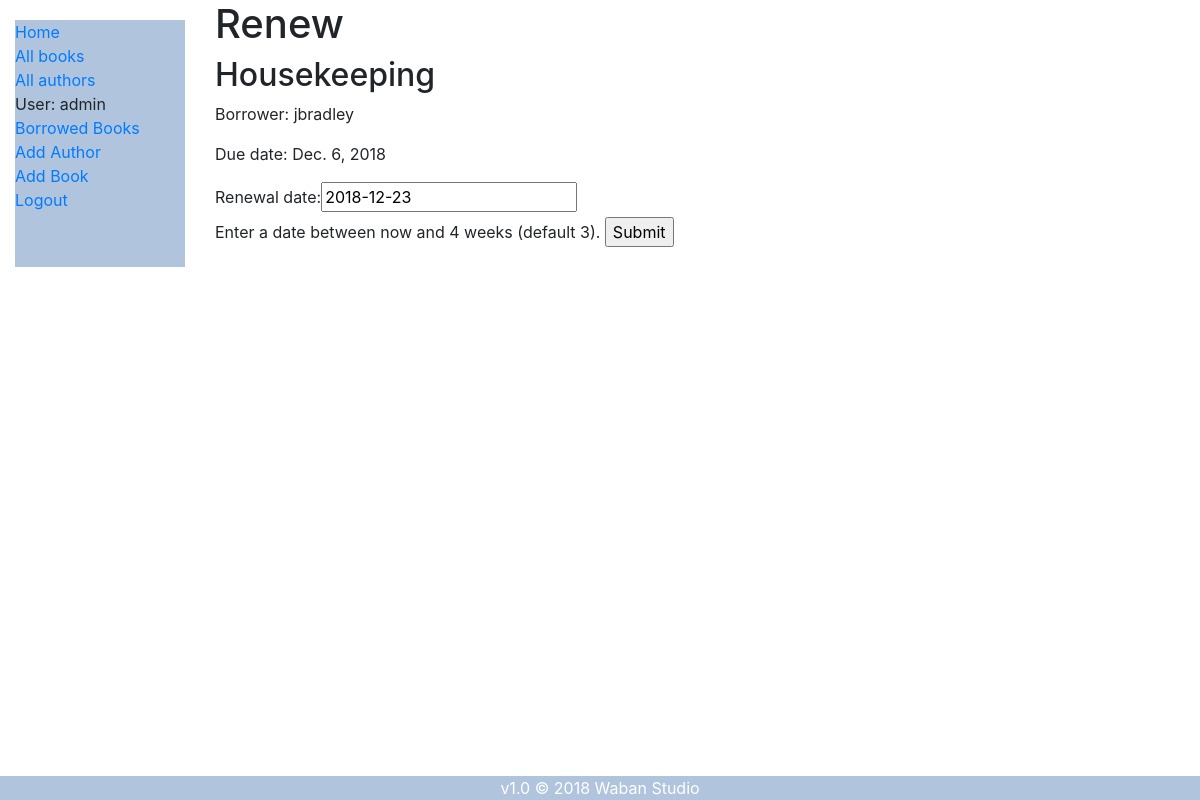
/catalog/book/4554b87b-0590-46bc-afdf-0c021a34df8a/renew/ (signed in), run on the app's committed database.
### catalog/models.py (models this page shows, shortened)
class BookInstance(models.Model):
    id = models.UUIDField(primary_key=True, default=uuid.uuid4, help_text='Unique ID for this particular book across whole library')
    book = models.ForeignKey('Book', on_delete=models.SET_NULL, null=True)
    author = models.ForeignKey ('Author', on_delete=models.SET_NULL, null=True)
    imprint = models.CharField(max_length=200)
    due_back = models.DateField(null=True, blank=True)
    borrower = models.ForeignKey(User, on_delete=models.SET_NULL, null=True, blank=True)
    LOAN_STATUS = (
        ('m', 'Maintenance'),
        ('o', 'On loan'),
        ('a', 'Available'),
        ('r', 'Reserved'),
    )
    status = models.CharField(
        max_length=1,
        choices=LOAN_STATUS,
        blank=True,
        default='m',
        help_text='Book availability',
    )
    class Meta:
        ordering = ['due_back']
        permissions = (("can_mark_returned", "Set book as returned"),
                        ("can_borrow_book", "User can borrow books"),)
    @property
    def is_overdue(self):
        if self.due_back and date.today() > self.due_back:
            return True
        return False

class Book(models.Model):
    title = models.CharField('title', max_length=200)
    author = models.ForeignKey('author', on_delete=models.SET_NULL, null=True)
    summary = models.TextField(max_length=1000, help_text='Enter a brief description of the book')
    isbn = models.CharField('isbn', max_length=13, help_text='13 Character <a href="https://www.isbn-international.org/content/what-isbn">ISBN number</a>')
    genre = models.ManyToManyField(Genre, help_text='Select a genre for this book')
    class Meta:
        permissions = (("can_delete_book", "Delete book"),)
    def display_genre(self):
        """Create a string for the Genre. This is required to display genre in Admin."""
        return ', '.join(genre.name for genre in self.genre.all()[:3])
    display_genre.short_description = 'Genre'

### catalog/views.py (the view)
# urls.py: path('book/<uuid:pk>/renew/', views.renew_book_librarian, name='renew-book-librarian'),
@permission_required('catalog.can_mark_returned')
def renew_book_librarian(request, pk):
    book_instance = get_object_or_404(BookInstance, pk=pk)
    if request.method == 'POST':
        book_renewal_form = RenewBookForm(request.POST)
        if book_renewal_form.is_valid():
            book_instance.due_back = book_renewal_form.cleaned_data['renewal_date']
            book_instance.save()
            return HttpResponseRedirect(reverse('all-borrowed') )
    else:
        proposed_renewal_date = datetime.date.today() + datetime.timedelta(weeks=3)
        book_renewal_form = RenewBookForm(initial={'renewal_date': proposed_renewal_date})
    context = {
        'form': book_renewal_form,
        'book_instance': book_instance,
    }
    return render(request, 'catalog/book_renew_librarian.html', context)

### catalog/forms.py (shortened to what this page needs)
class RenewBookForm(forms.Form):
    renewal_date = forms.DateField(help_text="Enter a date between now and 4 weeks (default 3).")

### catalog/templates/catalog/book_renew_librarian.html (shortened to what this page needs)
{% extends "base_generic.html" %}
{% block content %}
  <h1>Renew</h1>
  <h2>{{ book_instance.book.title }}</h2>
  <p>Borrower: {{ book_instance.borrower }}</p>
  <p{% if book_instance.is_overdue %} class="text-danger"{% endif %}>Due date: {{ book_instance.due_back }}</p>
  <form action="" method="post">
    {{ form.as_table }}
    <input type="submit" value="Submit">
  </form>
{% endblock %}

### catalog/templates/base_generic.html (shortened to what this page needs)
<!DOCTYPE html>
<html lang="en">
<head>
  <link rel="stylesheet" href="https://stackpath.bootstrapcdn.com/bootstrap/4.1.3/css/bootstrap.min.css">
  {% load static %}
  <link rel="stylesheet" href="{% static 'css/styles.css' %}">
</head>
<body>
  <div class="container-fluid">
    <div class="row">
      <div class="col-sm-2">
      {% block sidebar %}
        <ul class="sidebar-nav">
          <li><a href="{% url 'index' %}">Home</a></li>
          <li><a href="{% url 'books' %}">All books</a></li>
          <li><a href="{% url 'authors' %}">All authors</a></li>
          {% if user.is_authenticated %}
            <li>User: {{ user.get_username }}</li>
            {% if user.is_staff %}
              <li><a href="{% url 'all-borrowed' %}">Borrowed Books</a></li>
              <li><a href="{% url 'author_create' %}">Add Author</a></li>
              <li><a href="{% url 'book_create' %}">Add Book</a></li>
            {% else %}
              <li><a href="{% url 'my-borrowed' %}">My Borrowed</a></li>
            {% endif %}
            <li><a href="{% url 'logout'%}?next={{request.path}}">Logout</a></li>
          {% else %}
            <li><a href="{% url 'login'%}?next={{request.path}}">Login</a></li>
          {% endif %}
        </ul>
     {% endblock %}
      </div>
      <div class="col-sm-10 ">{% block content %}{% endblock %}
      </div>
    </div>
  </div>
</body>
<footer>v1.0 &copy; 2018 Waban Studio</footer>
</html>

### catalog/static/css/styles.css (style rules this page uses)
.sidebar-nav { margin-top: 20px; padding: 0; list-style: none; height: 100%; background-color: lightsteelblue; }
Footer { position: fixed; left: 0; bottom: 0; width: 100%; background-color: lightsteelblue; color: white; text-align: center; }

### data on the page
BookInstance: book "Housekeeping", borrower "jbradley", due_back "Dec. 6, 2018"

### other printed values
{{ user.get_username }} "admin"
